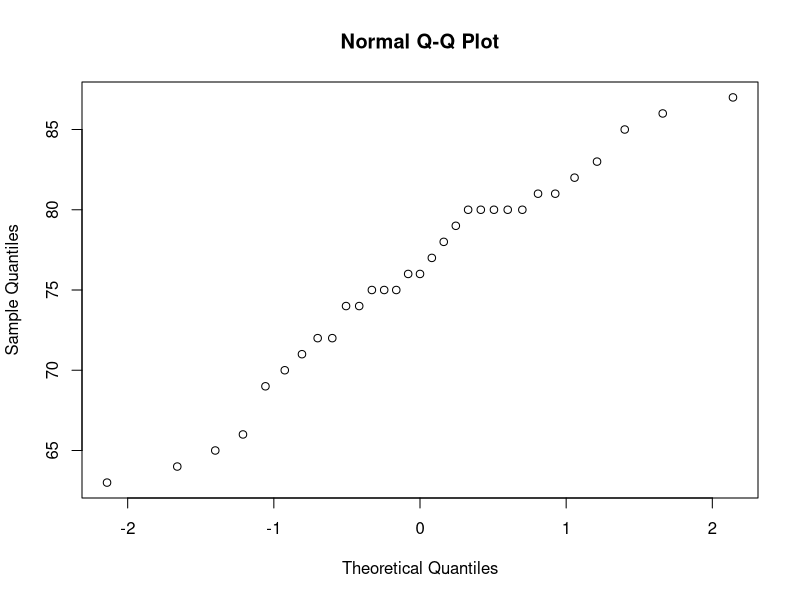
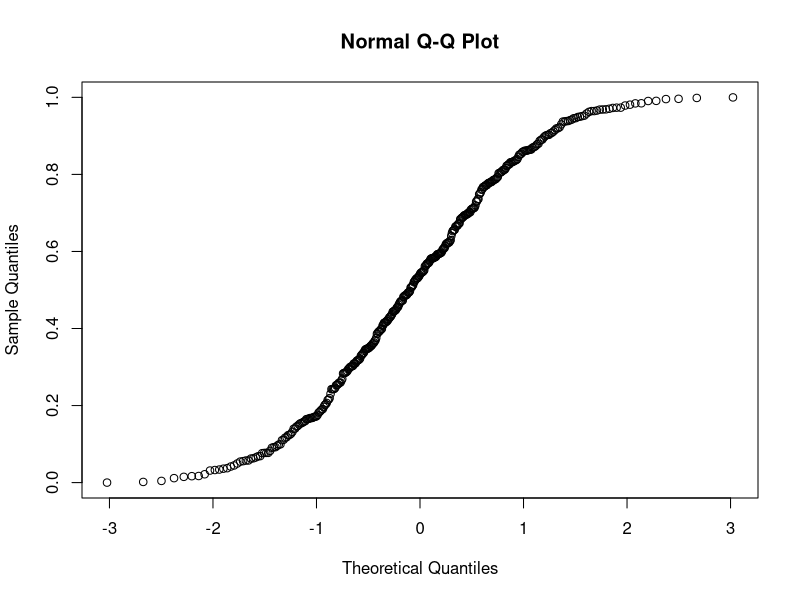
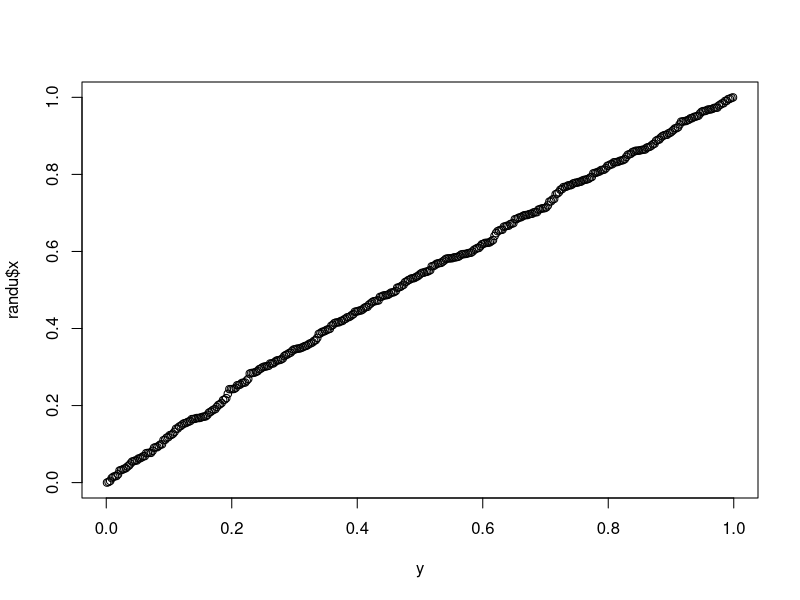
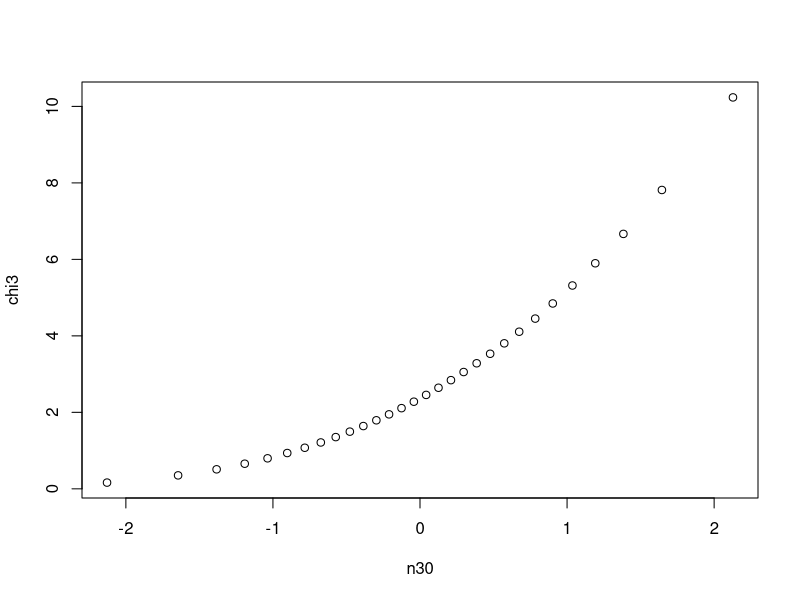
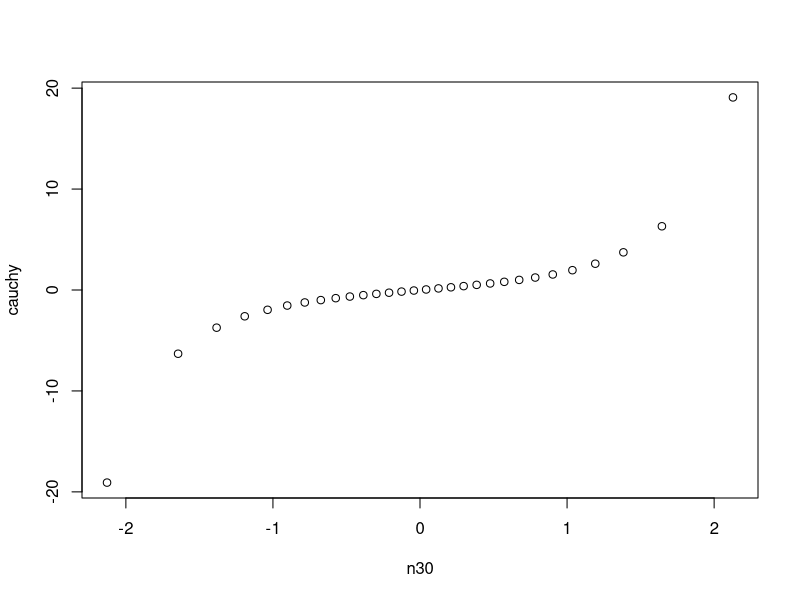
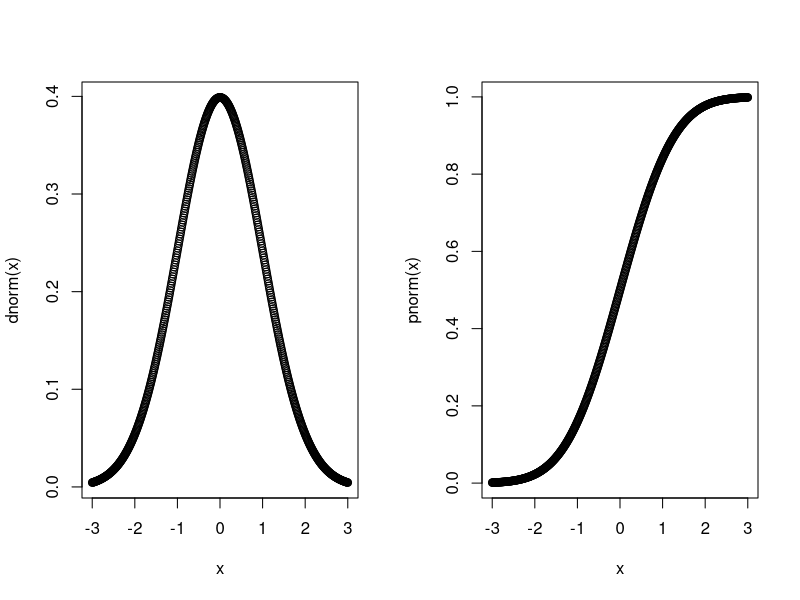
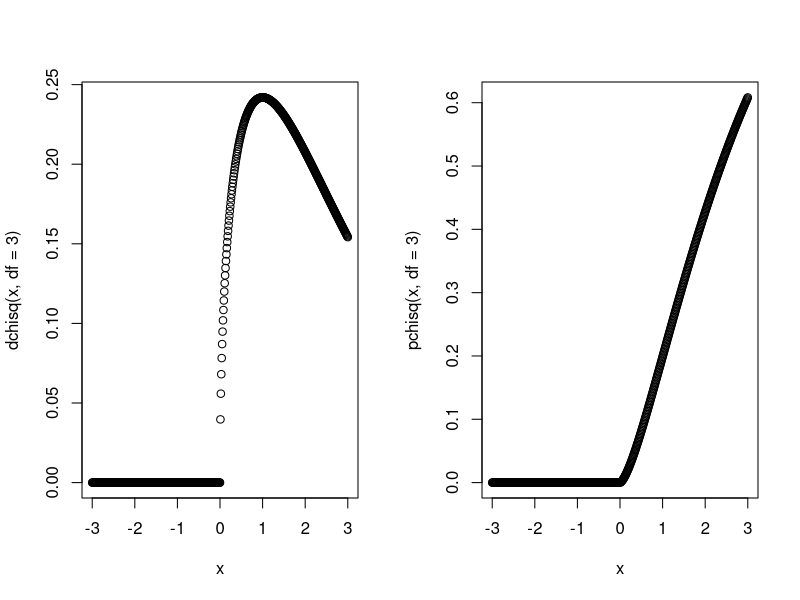
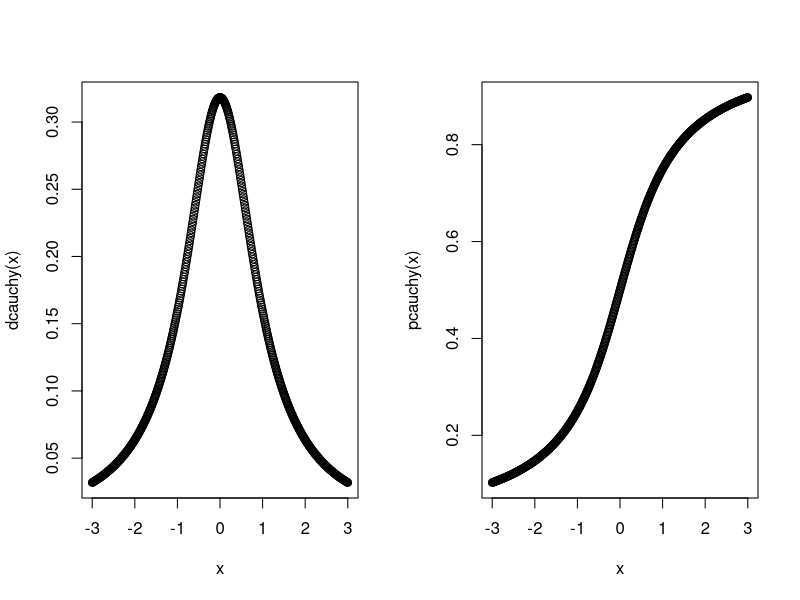

Reproduce these figures in R, in order.
s <- seq(0.01, 0.99, 0.01)
s
qn <- qnorm(s)
qn

df <- data.frame(p = s, q = qn)


sample <- rnorm(200)

quantile(sample, probs = s)

#########qqnorm############
trees

qqnorm(trees$Height)
qqnorm(randu$x)


##########qqplot##########
randu


n <- length(randu$x)
n

y <- qunif(ppoints(n))
y
qqplot(y, randu$x)

chi3 <- qchisq(ppoints(30), df = 3)
n30 <- qnorm((ppoints(30)))
qqplot(n30, chi3)


cauchy <- qcauchy(ppoints(30))
qqplot(n30, cauchy)

par(mfrow = c(1,2))
x <- seq(-3, 3, 0.01)
plot(x, dnorm(x))
plot(x, pnorm(x))

plot(x, dchisq(x, df = 3))
plot(x, pchisq(x, df = 3))
plot(x, dcauchy(x))
plot(x, pcauchy(x))












